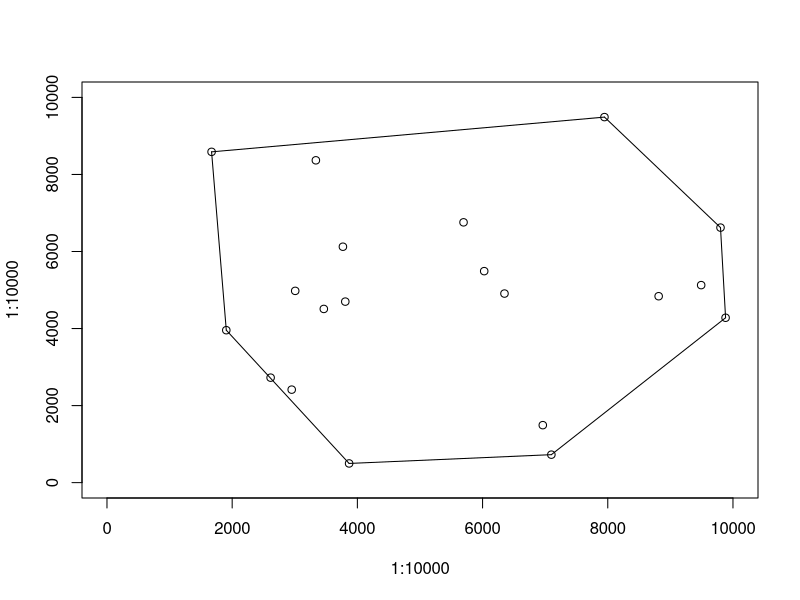

The R script that drew this image:
#! /usr/bin/env Rscript
png("convex.png", width=700, height=700)
plot(1:10000, 1:10000, type="n")

#points
points(1671,8587)
points(1906,3957)
points(2614,2725)
points(2951,2414)
points(3007,4978)
points(3337,8367)
points(3464,4509)
points(3769,6124)
points(3807,4699)
points(3868,498)
points(5696,6757)
points(6026,5490)
points(6350,4908)
points(6962,1492)
points(7099,726)
points(7947,9489)
points(8813,4839)
points(9492,5127)
points(9801,6620)
points(9882,4280)

#line segments
segments(1671,8587,7947,9489)
segments(7947,9489,9801,6620)
segments(9801,6620,9882,4280)
segments(9882,4280,7099,726)
segments(7099,726,3868,498)
segments(3868,498,1906,3957)
segments(1906,3957,1671,8587)
dev.off()
